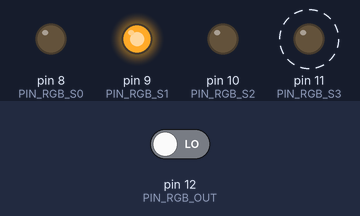
This sketch was run on a simulated Arduino Uno, built with avr-gcc and run on an emulated ATmega328P. Parts: output pins drawn as LEDs (lit = HIGH). Dashed ring = blinking. The inputs (shaded band) are chosen by the test bench; at power-on: pin 12 (PIN_RGB_OUT) LOW. What the sketch prints to the serial monitor is not drawn.

Above: at 0.5 s.
At 3.5 s:
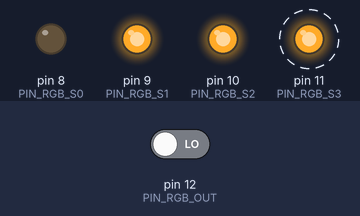
Timing chart, 0 to 5.4 s (numbered marks = the images above):
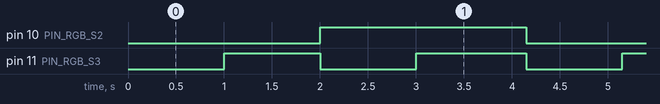

Measured:
- by itself, pin 10 (PIN_RGB_S2): alternates HIGH for 2.2 s and LOW for 2.0 s
- by itself, pin 11 (PIN_RGB_S3): alternates HIGH for 1.1 s and LOW for 1.0 s
- by itself, everything shown: repeats every 4.2 s, in 4 steps

The sketch:

sketch.ino
```cpp
#define PIN_RGB_S0 8
#define PIN_RGB_S1 9
#define PIN_RGB_S2 10
#define PIN_RGB_S3 11
#define PIN_RGB_OUT 12

int
	percent = 1000,

	vermelho,
	verde,
	azul,
	alfa,

	max_vermelho = 203,
	max_verde = 587,
	max_azul = 132,
	max_alfa= 577,

	min_vermelho = 34,
	min_verde = 43,
	min_azul = 12,
	min_alfa = 21;

void setup() {
	Serial.begin(9600);

	pinMode(PIN_RGB_S0, OUTPUT);
	pinMode(PIN_RGB_S1, OUTPUT);
	pinMode(PIN_RGB_S2, OUTPUT);
	pinMode(PIN_RGB_S3, OUTPUT);
	pinMode(PIN_RGB_OUT, INPUT);

	// frequencia 20%
	digitalWrite(PIN_RGB_S0, LOW);
	digitalWrite(PIN_RGB_S1, HIGH);
}

void loop() {
	// vermelho
	digitalWrite(PIN_RGB_S2, LOW);
	digitalWrite(PIN_RGB_S3, LOW);
	vermelho = pulseIn(PIN_RGB_OUT, LOW);

	// azul
	digitalWrite(PIN_RGB_S2, LOW);
	digitalWrite(PIN_RGB_S3, HIGH);
	azul = pulseIn(PIN_RGB_OUT, LOW);

	// alfa
	digitalWrite(PIN_RGB_S2, HIGH);
	digitalWrite(PIN_RGB_S3, LOW);
	alfa = pulseIn(PIN_RGB_OUT, LOW);

	// verde
	digitalWrite(PIN_RGB_S2, HIGH);
	digitalWrite(PIN_RGB_S3, HIGH);
	verde = pulseIn(PIN_RGB_OUT, LOW);

/*
	Serial.println("--------");

	Serial.print( "r: " );
	Serial.print( perc_vermelho );
	Serial.print( "% | " );
	Serial.print( min_vermelho );
	Serial.print( " : " );
	Serial.print( vermelho );
	Serial.print( " : " );
	Serial.println( max_vermelho );

	Serial.print( "g: " );
	Serial.print( perc_verde );
	Serial.print( "% | " );
	Serial.print( min_verde );
	Serial.print( " : " );
	Serial.print( verde );
	Serial.print( " : " );
	Serial.println( max_verde );

	Serial.print( "b: " );
	Serial.print( perc_azul );
	Serial.print( "% | " );
	Serial.print( min_azul );
	Serial.print( " : " );
	Serial.print( azul );
	Serial.print( " : " );
	Serial.println( max_azul );

	Serial.print( "a: " );
	Serial.print( perc_alfa );
	Serial.print( "% | " );
	Serial.print( min_alfa );
	Serial.print( " : " );
	Serial.print( alfa );
	Serial.print( " : " );
	Serial.println( max_alfa );
*/
/*
	double media = vermelho + verde + azul / 3;
	double variancia = pow(vermelho,2) + pow(verde,2) + pow(azul,2) / 3;
	double desvio_padrao = sqrt(variancia);

	Serial.print( "media: " );
	Serial.println( media );

	Serial.print( "variancia: " );
	Serial.println( variancia );

	Serial.print( "desvio padrao: " );
	Serial.println( desvio_padrao );
	*/
/*
	if (perc_vermelho < perc_verde && perc_vermelho < perc_azul)
		Serial.println("vermelho");

	else if (perc_verde < perc_vermelho && perc_verde < perc_azul)
		Serial.println("verde");

	else if (perc_azul < perc_vermelho && perc_azul < perc_verde)
		Serial.println("azul");
		*/

	Serial.print("{\"r\":");
	Serial.print(vermelho);
	Serial.print(",\"g\":");
	Serial.print(verde);
	Serial.print(",\"b\":");
	Serial.print(azul);
	Serial.print(",\"a\":");
	Serial.print(alfa);
	Serial.println("}");

	delay(150);
}
```
